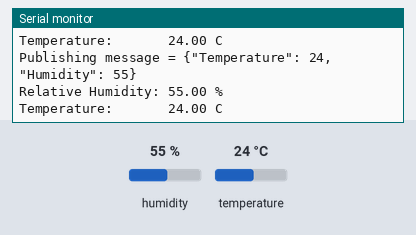
Simulated run of this sketch. Board: ESP8266 (NodeMCU). On the bench: the last lines printed to the serial monitor. Inputs (shaded band) come from the test bench; at power-on: humidity 55 %, temperature 24 °C. WiFi joins after 1.5 s; servers stay silent unless stated; no MQTT or app messages arrive unless stated.

Above: at 6.8 s.
6.9 s: humidity set to 22 %
At 9.5 s:
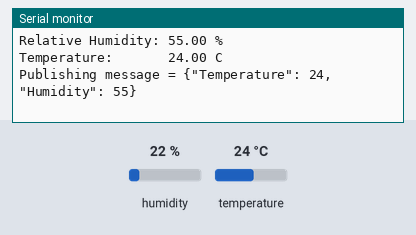
12.3 s: temperature set to 12 °C
At 14.7 s:
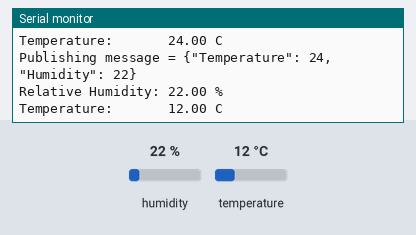
17.7 s: humidity set to 40 %
At 18.6 s:
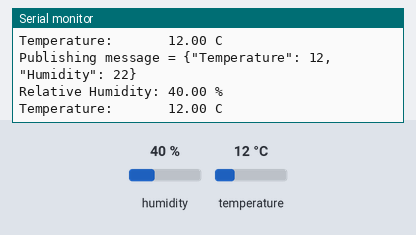
Timing chart, 0 to 20.7 s (numbered marks = the images above; inputs shaded):
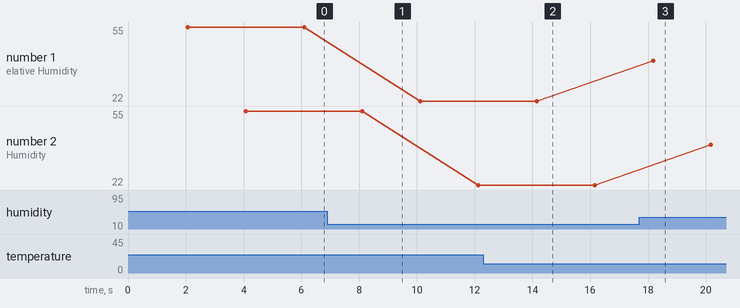

Measured:
- after the input at 12.3 s, the serial monitor: prints a new line after 1.8 s (image 2)
- after the input at 17.7 s, the serial monitor: prints a new line after 0.47 s (image 3)
- plotted number 1: 55 → 22 after the input at 6.9 s, 22 → 40 after the input at 17.7 s
- plotted number 2: 55 → 22 after the input at 6.9 s, 22 → 40 after the input at 17.7 s

The sketch:

EX9-1-GuestRoom.ino
```cpp
#include <ESP8266WiFi.h>
#include <PubSubClient.h>
#include "DHT.h"
#define   DHT11Pin  D1
char ssid[]="UrWiFiAccount";
char pw[]="urPassword";
char topicPublish[]="environment/guestroom";
const char *mqttServer = "192.168.1.104";
const char *client1ID = "DHT11GuestRoom";
WiFiClient espClient1;
DHT  dht11(DHT11Pin,DHT11);
PubSubClient client1(espClient1);
char msg[50];
float Temperature, Humidity;
void setup() {
  dht11.begin();
  Serial.begin(9600);
  WiFi.begin(ssid, pw);
  client1.setServer(mqttServer, 1883);
}
void loop() {
  if (!client1.connected() ) {
    client1.connect(client1ID);
  }
  client1.loop();
  delay(2000);
  Humidity = dht11.readHumidity();
  Serial.print("Relative Humidity: ");
  Serial.print(Humidity);
  Serial.println(" %");
  Serial.print("Temperature:       ");
  Temperature = dht11.readTemperature();
  Serial.print(Temperature);
  Serial.println(" C");
  delay(2000);
  sprintf(msg, "{\"Temperature\": %d, \"Humidity\": %d}", int(Temperature), int(Humidity));
  Serial.print("Publishing message = ");
  Serial.println(msg);
  client1.publish(topicPublish, msg);
}
```
